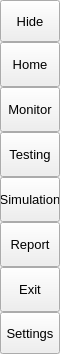
        <widget class="QFrame" name="leftMenuBg">
         <property name="minimumSize">
          <size>
           <width>60</width>
           <height>0</height>
          </size>
         </property>
         <property name="maximumSize">
          <size>
           <width>60</width>
           <height>16777215</height>
          </size>
         </property>
         <property name="frameShape">
          <enum>QFrame::Shape::NoFrame</enum>
         </property>
         <property name="frameShadow">
          <enum>QFrame::Shadow::Raised</enum>
         </property>
         <layout class="QVBoxLayout" name="verticalLayout_3">
          <property name="spacing">
           <number>0</number>
          </property>
          <property name="leftMargin">
           <number>0</number>
          </property>
          <property name="topMargin">
           <number>0</number>
          </property>
          <property name="rightMargin">
           <number>0</number>
          </property>
          <property name="bottomMargin">
           <number>0</number>
          </property>
          <item>
           <widget class="QFrame" name="leftMenuFrame">
            <property name="frameShape">
             <enum>QFrame::Shape::NoFrame</enum>
            </property>
            <property name="frameShadow">
             <enum>QFrame::Shadow::Raised</enum>
            </property>
            <property name="lineWidth">
             <number>0</number>
            </property>
            <layout class="QVBoxLayout" name="verticalMenuLayout">
             <property name="spacing">
              <number>0</number>
             </property>
             <property name="leftMargin">
              <number>0</number>
             </property>
             <property name="topMargin">
              <number>0</number>
             </property>
             <property name="rightMargin">
              <number>0</number>
             </property>
             <property name="bottomMargin">
              <number>0</number>
             </property>
             <item>
              <widget class="QFrame" name="toggleBox">
               <property name="maximumSize">
                <size>
                 <width>16777215</width>
                 <height>42</height>
                </size>
               </property>
               <property name="frameShape">
                <enum>QFrame::Shape::NoFrame</enum>
               </property>
               <property name="frameShadow">
                <enum>QFrame::Shadow::Raised</enum>
               </property>
               <layout class="QVBoxLayout" name="verticalLayout_4">
                <property name="spacing">
                 <number>0</number>
                </property>
                <property name="leftMargin">
                 <number>0</number>
                </property>
                <property name="topMargin">
                 <number>0</number>
                </property>
                <property name="rightMargin">
                 <number>0</number>
                </property>
                <property name="bottomMargin">
                 <number>0</number>
                </property>
                <item>
                 <widget class="QPushButton" name="toggleButton">
                  <property name="sizePolicy">
                   <sizepolicy hsizetype="Expanding" vsizetype="Fixed">
                    <horstretch>0</horstretch>
                    <verstretch>0</verstretch>
                   </sizepolicy>
                  </property>
                  <property name="minimumSize">
                   <size>
                    <width>0</width>
                    <height>42</height>
                   </size>
                  </property>
                  <property name="font">
                   <font>
                    <family>Segoe UI</family>
                    <pointsize>10</pointsize>
                    <italic>false</italic>
                    <bold>false</bold>
                   </font>
                  </property>
                  <property name="cursor">
                   <cursorShape>PointingHandCursor</cursorShape>
                  </property>
                  <property name="layoutDirection">
                   <enum>Qt::LayoutDirection::LeftToRight</enum>
                  </property>
                  <property name="styleSheet">
                   <string notr="true">background-image: url(:/icons/images/icons/icon_menu.png);</string>
                  </property>
                  <property name="text">
                   <string>Hide</string>
                  </property>
                 </widget>
                </item>
               </layout>
              </widget>
             </item>
             <item alignment="Qt::AlignmentFlag::Qt::AlignmentFlag::AlignTop">
              <widget class="QFrame" name="topMenu">
               <property name="frameShape">
                <enum>QFrame::Shape::NoFrame</enum>
               </property>
               <property name="frameShadow">
                <enum>QFrame::Shadow::Raised</enum>
               </property>
               <layout class="QVBoxLayout" name="verticalLayout_8">
                <property name="spacing">
                 <number>0</number>
                </property>
                <property name="leftMargin">
                 <number>0</number>
                </property>
                <property name="topMargin">
                 <number>0</number>
                </property>
                <property name="rightMargin">
                 <number>0</number>
                </property>
                <property name="bottomMargin">
                 <number>0</number>
                </property>
                <item>
                 <widget class="QPushButton" name="btn_home">
                  <property name="sizePolicy">
                   <sizepolicy hsizetype="Expanding" vsizetype="Fixed">
                    <horstretch>0</horstretch>
                    <verstretch>0</verstretch>
                   </sizepolicy>
                  </property>
                  <property name="minimumSize">
                   <size>
                    <width>0</width>
                    <height>45</height>
                   </size>
                  </property>
                  <property name="font">
                   <font>
                    <family>Segoe UI</family>
                    <pointsize>10</pointsize>
                    <italic>false</italic>
                    <bold>false</bold>
                   </font>
                  </property>
                  <property name="cursor">
                   <cursorShape>PointingHandCursor</cursorShape>
                  </property>
                  <property name="layoutDirection">
                   <enum>Qt::LayoutDirection::LeftToRight</enum>
                  </property>
                  <property name="styleSheet">
                   <string notr="true">background-image: url(:/icons/images/icons/cil-home.png);</string>
                  </property>
                  <property name="text">
                   <string>Home</string>
                  </property>
                 </widget>
                </item>
                <item>
                 <widget class="QPushButton" name="toggleLeftBox">
                  <property name="sizePolicy">
                   <sizepolicy hsizetype="Expanding" vsizetype="Fixed">
                    <horstretch>0</horstretch>
                    <verstretch>0</verstretch>
                   </sizepolicy>
                  </property>
                  <property name="minimumSize">
                   <size>
                    <width>0</width>
                    <height>45</height>
                   </size>
                  </property>
                  <property name="font">
                   <font>
                    <family>Segoe UI</family>
                    <pointsize>10</pointsize>
                    <italic>false</italic>
                    <bold>false</bold>
                   </font>
                  </property>
                  <property name="cursor">
                   <cursorShape>PointingHandCursor</cursorShape>
                  </property>
                  <property name="layoutDirection">
                   <enum>Qt::LayoutDirection::LeftToRight</enum>
                  </property>
                  <property name="styleSheet">
                   <string notr="true">background-image: url(:/icons/images/icons/cil-screen-desktop.png);</string>
                  </property>
                  <property name="text">
                   <string>Monitor</string>
                  </property>
                 </widget>
                </item>
                <item>
                 <widget class="QPushButton" name="btn_testing">
                  <property name="sizePolicy">
                   <sizepolicy hsizetype="Expanding" vsizetype="Fixed">
                    <horstretch>0</horstretch>
                    <verstretch>0</verstretch>
                   </sizepolicy>
                  </property>
                  <property name="minimumSize">
                   <size>
                    <width>0</width>
                    <height>45</height>
                   </size>
                  </property>
                  <property name="font">
                   <font>
                    <family>Segoe UI</family>
                    <pointsize>10</pointsize>
                    <italic>false</italic>
                    <bold>false</bold>
                   </font>
                  </property>
                  <property name="cursor">
                   <cursorShape>PointingHandCursor</cursorShape>
                  </property>
                  <property name="layoutDirection">
                   <enum>Qt::LayoutDirection::LeftToRight</enum>
                  </property>
                  <property name="styleSheet">
                   <string notr="true">background-image: url(:/icons/images/icons/cil-check-circle.png);</string>
                  </property>
                  <property name="text">
                   <string>Testing</string>
                  </property>
                 </widget>
                </item>
                <item>
                 <widget class="QPushButton" name="btn_open_gl">
                  <property name="sizePolicy">
                   <sizepolicy hsizetype="Expanding" vsizetype="Fixed">
                    <horstretch>0</horstretch>
                    <verstretch>0</verstretch>
                   </sizepolicy>
                  </property>
                  <property name="minimumSize">
                   <size>
                    <width>0</width>
                    <height>45</height>
                   </size>
                  </property>
                  <property name="font">
                   <font>
                    <family>Segoe UI</family>
                    <pointsize>10</pointsize>
                    <italic>false</italic>
                    <bold>false</bold>
                   </font>
                  </property>
                  <property name="cursor">
                   <cursorShape>PointingHandCursor</cursorShape>
                  </property>
                  <property name="layoutDirection">
                   <enum>Qt::LayoutDirection::LeftToRight</enum>
                  </property>
                  <property name="styleSheet">
                   <string notr="true">background-image: url(:/icons/images/icons/cil-3d.png);</string>
                  </property>
                  <property name="text">
                   <string>Simulation</string>
                  </property>
                 </widget>
                </item>
                <item>
                 <widget class="QPushButton" name="btn_report">
                  <property name="sizePolicy">
                   <sizepolicy hsizetype="Expanding" vsizetype="Fixed">
                    <horstretch>0</horstretch>
                    <verstretch>0</verstretch>
                   </sizepolicy>
                  </property>
                  <property name="minimumSize">
                   <size>
                    <width>0</width>
                    <height>45</height>
                   </size>
                  </property>
                  <property name="font">
                   <font>
                    <family>Segoe UI</family>
                    <pointsize>10</pointsize>
                    <italic>false</italic>
                    <bold>false</bold>
                   </font>
                  </property>
                  <property name="cursor">
                   <cursorShape>PointingHandCursor</cursorShape>
                  </property>
                  <property name="layoutDirection">
                   <enum>Qt::LayoutDirection::LeftToRight</enum>
                  </property>
                  <property name="styleSheet">
                   <string notr="true">background-image: url(:/icons/images/icons/cil-save.png);</string>
                  </property>
                  <property name="text">
                   <string>Report</string>
                  </property>
                 </widget>
                </item>
                <item>
                 <widget class="QPushButton" name="btn_exit">
                  <property name="sizePolicy">
                   <sizepolicy hsizetype="Expanding" vsizetype="Fixed">
                    <horstretch>0</horstretch>
                    <verstretch>0</verstretch>
                   </sizepolicy>
                  </property>
                  <property name="minimumSize">
                   <size>
                    <width>0</width>
                    <height>45</height>
                   </size>
                  </property>
                  <property name="font">
                   <font>
                    <family>Segoe UI</family>
                    <pointsize>10</pointsize>
                    <italic>false</italic>
                    <bold>false</bold>
                   </font>
                  </property>
                  <property name="cursor">
                   <cursorShape>PointingHandCursor</cursorShape>
                  </property>
                  <property name="layoutDirection">
                   <enum>Qt::LayoutDirection::LeftToRight</enum>
                  </property>
                  <property name="styleSheet">
                   <string notr="true">background-image: url(:/icons/images/icons/cil-x.png);</string>
                  </property>
                  <property name="text">
                   <string>Exit</string>
                  </property>
                 </widget>
                </item>
               </layout>
              </widget>
             </item>
             <item alignment="Qt::AlignmentFlag::Qt::AlignmentFlag::AlignBottom">
              <widget class="QFrame" name="bottomMenu">
               <property name="frameShape">
                <enum>QFrame::Shape::NoFrame</enum>
               </property>
               <property name="frameShadow">
                <enum>QFrame::Shadow::Raised</enum>
               </property>
               <layout class="QVBoxLayout" name="verticalLayout_9">
                <property name="spacing">
                 <number>0</number>
                </property>
                <property name="leftMargin">
                 <number>0</number>
                </property>
                <property name="topMargin">
                 <number>0</number>
                </property>
                <property name="rightMargin">
                 <number>0</number>
                </property>
                <property name="bottomMargin">
                 <number>0</number>
                </property>
                <item>
                 <widget class="QPushButton" name="btn_settings">
                  <property name="sizePolicy">
                   <sizepolicy hsizetype="Expanding" vsizetype="Fixed">
                    <horstretch>0</horstretch>
                    <verstretch>0</verstretch>
                   </sizepolicy>
                  </property>
                  <property name="minimumSize">
                   <size>
                    <width>0</width>
                    <height>42</height>
                   </size>
                  </property>
                  <property name="font">
                   <font>
                    <family>Segoe UI</family>
                    <pointsize>10</pointsize>
                    <italic>false</italic>
                    <bold>false</bold>
                   </font>
                  </property>
                  <property name="cursor">
                   <cursorShape>PointingHandCursor</cursorShape>
                  </property>
                  <property name="layoutDirection">
                   <enum>Qt::LayoutDirection::LeftToRight</enum>
                  </property>
                  <property name="styleSheet">
                   <string notr="true">background-image: url(:/icons/images/icons/cil-settings.png);</string>
                  </property>
                  <property name="text">
                   <string>Settings</string>
                  </property>
                 </widget>
                </item>
               </layout>
              </widget>
             </item>
            </layout>
           </widget>
          </item>
         </layout>
        </widget>
